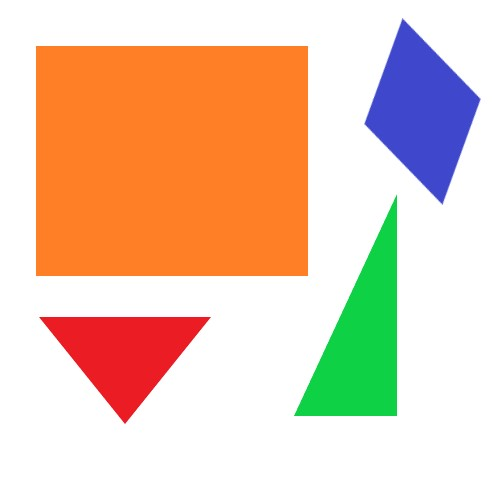
//> input picture test.jpg, 500 x 500 px
$ ./Harris_Detector   (built with g++ and OpenCV 4)
//> lines starting //> are read from the running program, lines starting //| are printed output that depends on the picture
#include "opencv2/highgui.hpp"
#include "opencv2/imgproc.hpp"
#include <iostream>

cv::Mat src, src_gray;
int thresh = 50;
std::string source_window("Source image");
std::string corners_window("Harris Corner detection");

double calculateArea(const std::vector<std::pair<int, int>>& corners) {
    double area = 0.0;
    int n = corners.size();

    int j = n - 1;
    for (int i = 0; i < n; i++) {
        area += (corners[j].first + corners[i].first) * (corners[j].second - corners[i].second);
        j = i;
    }

    area = std::abs(area) / 2.0;
    return area;
}

int main()
{
    //AreaSpace();

    src = cv::imread("../test.jpg");
//> src is the input picture: 500 rows x 500 cols, CV_8UC3; mean B, G, R 181.7, 204.1, 234.3
    cv::cvtColor(src, src_gray, cv::COLOR_BGR2GRAY);
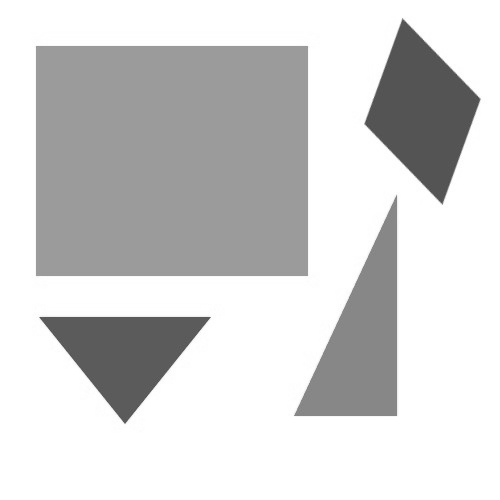
//> src_gray: 500 rows x 500 cols, CV_8UC1; min 71, max 255, mean 210.5
    cv::namedWindow(source_window.c_str());
    cv::imshow(source_window.c_str(), src);

    int blockSize = 5;
    int apertureSize = 3;
    double k = 0.06;

    cv::Mat dst = cv::Mat::zeros(src.size(), CV_32FC1);
    cv::cornerHarris(src_gray, dst, blockSize, apertureSize, k);
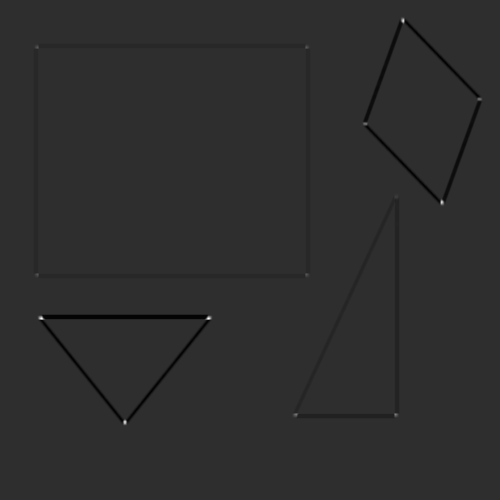
//> dst: 500 rows x 500 cols, CV_32FC1; min -0.00141, max 0.00627, mean -1.91e-05; drawn with min black and max white
    cv::Mat dst_norm, dst_norm_scaled;
    cv::normalize(dst, dst_norm, 0, 255, cv::NORM_MINMAX, CV_32FC1, cv::Mat());
    cv::convertScaleAbs(dst_norm, dst_norm_scaled);

    //
    std::vector<std::pair<int, int>> corners;
    //

    for (int i = 0; i < dst_norm.rows; i++) {
        for (int j = 0; j < dst_norm.cols; j++) {
            if ((int)dst_norm.at<float>(i, j) > thresh) {
                cv::circle(dst_norm_scaled, cv::Point(j, i), 5, cv::Scalar(255), 2, 8, 0);

                corners.push_back(std::make_pair(j, i));
                std::cout << "x " << j << " y " << i;
            }
        }
    }
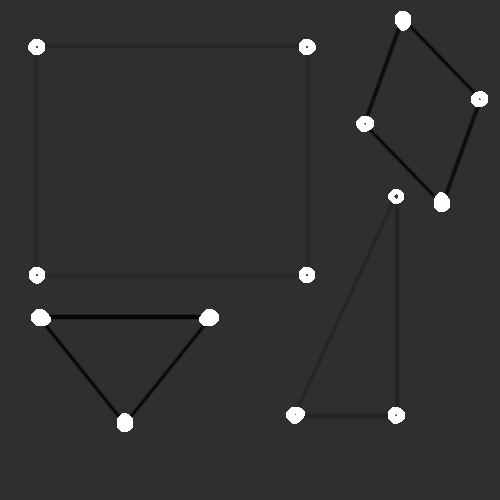
//> dst_norm_scaled: 500 rows x 500 cols, CV_8UC1; min 0, max 255, mean 49.1
//> after the loop, corners = 294 pairs, first 12: [401, 17], [402, 17], [403, 17], [404, 17], [401, 18], [402, 18], [403, 18], [404, 18], [401, 19], [402, 19], [403, 19], [404, 19]
    cv::namedWindow(corners_window.c_str());
    cv::imshow(corners_window.c_str(), dst_norm_scaled);

    //std::cout << dst_norm_scaled;
    // Calculate the size of the area based on the detected corners
    double area_size = 0.0;
    for (size_t i = 0; i < corners.size(); i++) {
        //cv::Point corner = corners[i];

    }
    area_size = calculateArea(corners);
//> in calculateArea, `int n = corners.size();`: n = 294
//> in calculateArea, `int j = n - 1;`: j = 293
//> the loop in calculateArea, `for (int i = 0; i < n; i++)` made 294 passes
//> area on passes 1 to 3: 215016, 215016, 215016
//> after the loop in calculateArea, `for (int i = 0; i < n; i++)`: area = -15286
//> in calculateArea, `area = std::abs(area) / 2.0;`: area = 7643
//> area_size = 7643
    std::cout << "Estimated area size: " << area_size << std::endl;
//| Estimated area size: 7643

    cv::waitKey();
    return 0;
}

$ run again, with chessboard.jpg copied over test.jpg
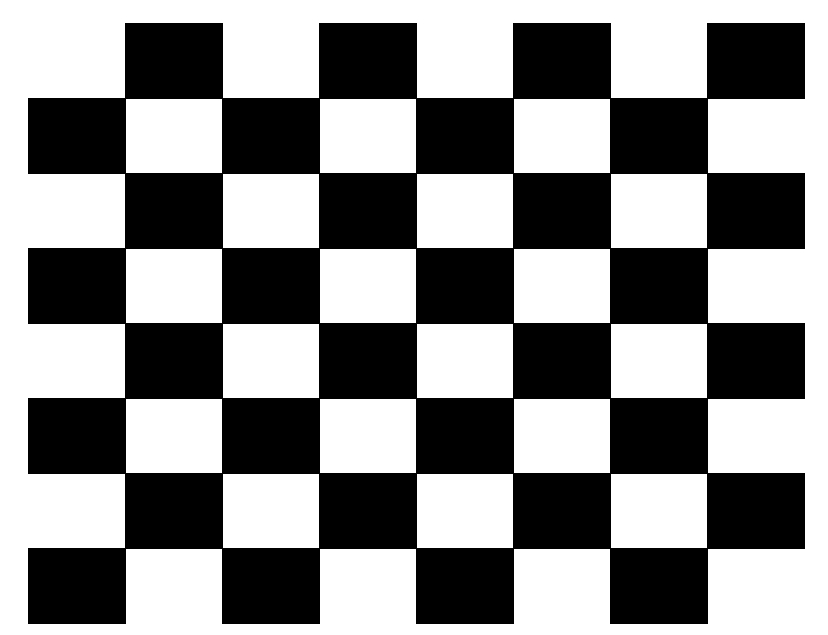
//> input picture chessboard.jpg, 828 x 635 px
//> src is the input picture: 635 rows x 828 cols, CV_8UC3; min 0, max 255, mean 139.4
//> `cv::cornerHarris(src_gray, dst, blockSize, apertureSize, k);`:
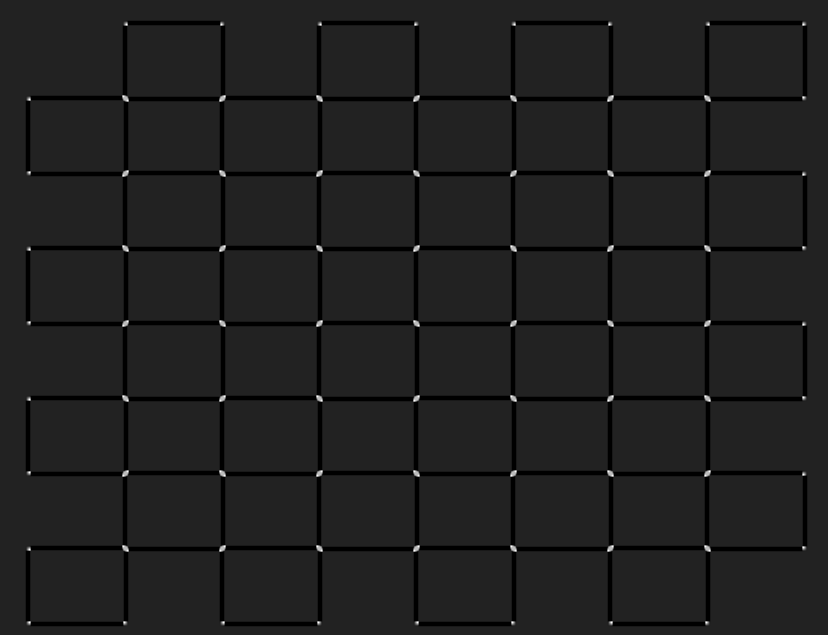
//> dst: 635 rows x 828 cols, CV_32FC1; min -0.0096, max 0.0623, mean -0.000683; drawn with min black and max white
//> after the loop `for (int i = 0; i < dst_norm.rows; i++)`:
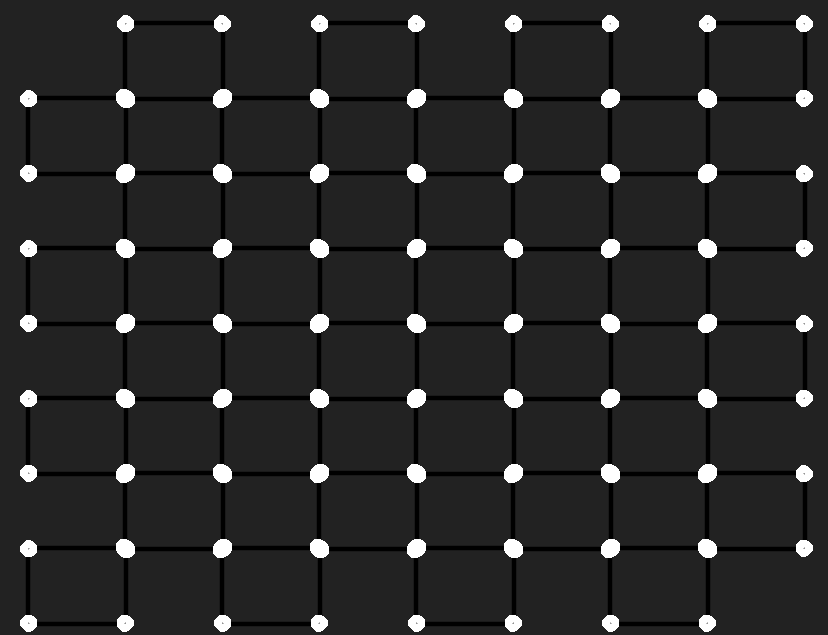
//> dst_norm_scaled: 635 rows x 828 cols, CV_8UC1; min 0, max 255, mean 40.4
//> after the loop `for (int i = 0; i < dst_norm.rows; i++)`: corners = 2511 pairs, first 12: [125, 21], [126, 21], [221, 21], [222, 21], [319, 21], [320, 21], [415, 21], [416, 21], [513, 21], [514, 21], [609, 21], [610, 21]
//> n = 2511
//> j = 2510
//> the loop in calculateArea, `for (int i = 0; i < n; i++)` made 2511 passes
//> area on passes 1 to 3: 502528, 502528, 502528
//> after the loop in calculateArea, `for (int i = 0; i < n; i++)`: area = 0
//| Estimated area size: 0
